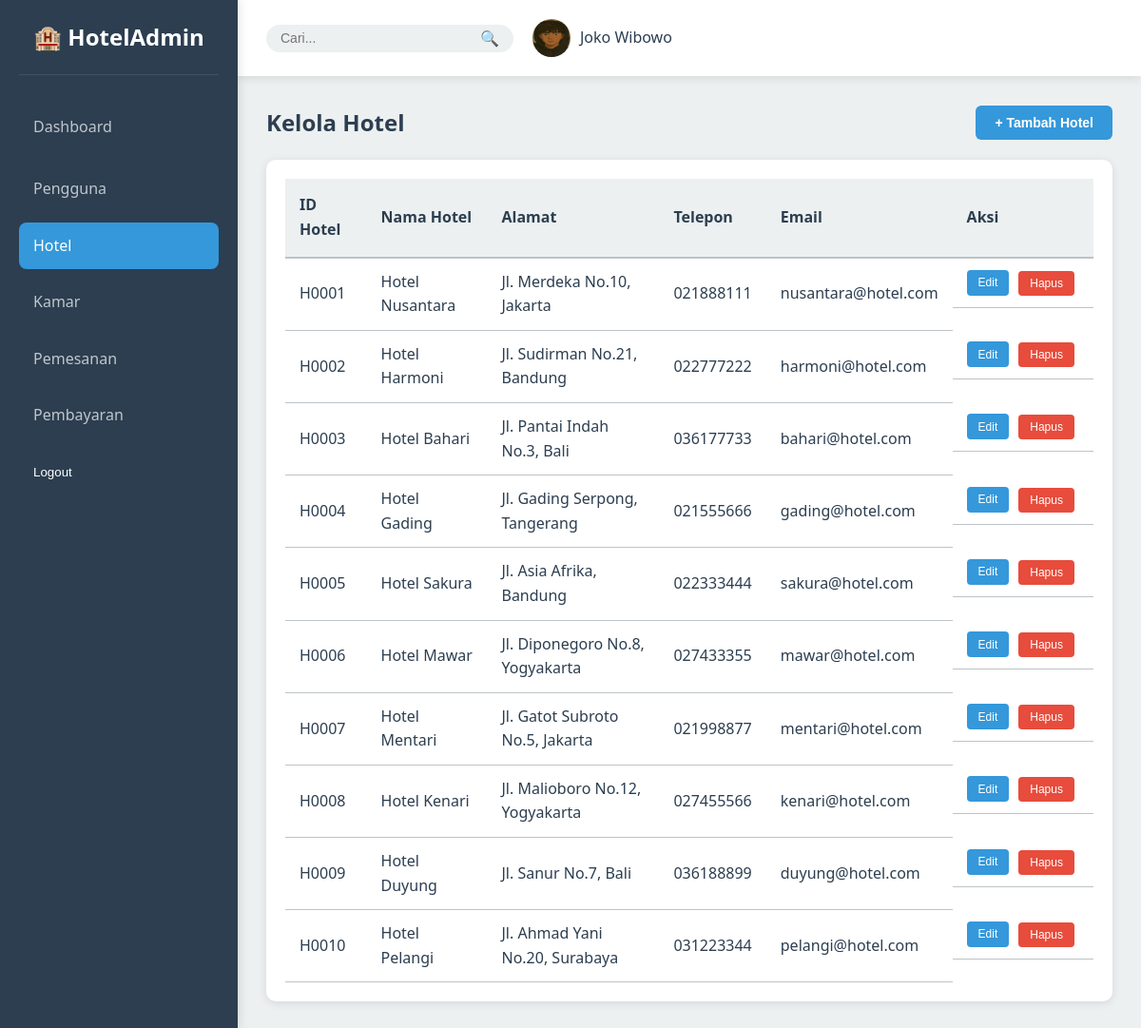
Page /admin_side/admin.php?page=hotels (signed in) on the committed database.
### tables this page shows
CREATE TABLE `hotel` (
  `hotel_id` varchar(10) NOT NULL,
  `hotel_name` varchar(150) NOT NULL,
  `address` text NOT NULL,
  `phone_no` varchar(20) DEFAULT NULL,
  `email` varchar(100) DEFAULT NULL,
  `star_rating` decimal(2,1) DEFAULT NULL,
  `available_room` int(11) DEFAULT NULL,
  `add_on` text DEFAULT NULL,
  `image_url` varchar(255) DEFAULT NULL
);

### admin_side/admin.php (the view, shortened to what this page needs)
<?php
$conn = getConnection();
function getUsers($conn) {
    $query = "SELECT user_id, name, email, role FROM user LIMIT 100";
    $result = $conn->query($query);
    $users = [];
    while ($row = $result->fetch_assoc()) {
        $users[] = $row;
    }
    return $users;
}
function getHotels($conn) {
    $query = "SELECT hotel_id, hotel_name, address, phone_no, email, star_rating, available_room, add_on FROM hotel LIMIT 100";
    $result = $conn->query($query);
    $hotels = [];
    while ($row = $result->fetch_assoc()) {
        $hotels[] = $row;
    }
    return $hotels;
}
function getRooms($conn) {
    $query = "SELECT r.room_id, h.hotel_name, r.room_type, r.price, r.availability, r.hotel_id
              FROM room r
              JOIN hotel h ON r.hotel_id = h.hotel_id
              LIMIT 100";
    $result = $conn->query($query);
    $rooms = [];
    while ($row = $result->fetch_assoc()) {
        $rooms[] = $row;
    }
    return $rooms;
}
function getBookings($conn) {
    $query = "SELECT b.booking_id, u.name, h.hotel_name, bd.room_id, bd.check_in, bd.check_out, b.status, bd.special_request
              FROM booking b
              JOIN user u ON b.user_id = u.user_id
              JOIN hotel h ON b.hotel_id = h.hotel_id
              LEFT JOIN booking_detail bd ON b.booking_id = bd.booking_id
              LIMIT 100";
    $result = $conn->query($query);
    $bookings = [];
    while ($row = $result->fetch_assoc()) {
        $bookings[] = $row;
    }
    return $bookings;
}
function getPayments($conn) {
    $query = "SELECT payment_id, booking_id, amount, payment_method, payment_date, status
              FROM payment
              ORDER BY payment_date DESC
              LIMIT 100";
    $result = $conn->query($query);
    $payments = [];
    while ($row = $result->fetch_assoc()) {
        $payments[] = $row;
    }
    return $payments;
}
$search_keyword = isset($_GET['search']) ? $_GET['search'] : '';
$current_page = isset($_GET['page']) ? $_GET['page'] : 'dashboard';
if ($search_keyword) {
    switch($current_page) {
        case 'users':
            $users = searchUsers($conn, $search_keyword);
            break;
        case 'hotels':
            $hotels = searchHotels($conn, $search_keyword);
            break;
        case 'rooms':
            $rooms = searchRooms($conn, $search_keyword);
            break;
        case 'bookings':
            $bookings = searchBookings($conn, $search_keyword);
            break;
        case 'payments':
            $payments = searchPayments($conn, $search_keyword);
            break;
        default:
            $users = getUsers($conn);
            $hotels = getHotels($conn);
            $rooms = getRooms($conn);
            $bookings = getBookings($conn);
            $payments = getPayments($conn);
    }
} else {
    $hotels = getHotels($conn);
}
?>
<!DOCTYPE html>
<html lang="id">
<head>
    <link rel="stylesheet" href="styles.css">
</head>
<body>
    <div class="container">
        <aside class="sidebar" id="sidebar">
            <div class="logo">
                <h2>🏨 <span class="logo-text">HotelAdmin</span></h2>
            </div>
            <nav class="nav-menu">
                <a href="?page=dashboard" class="nav-item <?php echo (!isset($_GET['page']) || $_GET['page'] == 'dashboard') ? 'active' : ''; ?>">
                    <span>Dashboard</span>
                </a>
                <a href="?page=users<?php echo $search_keyword ? '&search=' . urlencode($search_keyword) : ''; ?>" class="nav-item <?php echo (isset($_GET['page']) && $_GET['page'] == 'users') ? 'active' : ''; ?>">
                    <span>Pengguna</span>
                </a>
                <a href="?page=hotels<?php echo $search_keyword ? '&search=' . urlencode($search_keyword) : ''; ?>" class="nav-item <?php echo (isset($_GET['page']) && $_GET['page'] == 'hotels') ? 'active' : ''; ?>">
                    <span>Hotel</span>
                </a>
                <a href="?page=rooms<?php echo $search_keyword ? '&search=' . urlencode($search_keyword) : ''; ?>" class="nav-item <?php echo (isset($_GET['page']) && $_GET['page'] == 'rooms') ? 'active' : ''; ?>">
                    <span>Kamar</span>
                </a>
                <a href="?page=bookings<?php echo $search_keyword ? '&search=' . urlencode($search_keyword) : ''; ?>" class="nav-item <?php echo (isset($_GET['page']) && $_GET['page'] == 'bookings') ? 'active' : ''; ?>">
                    <span>Pemesanan</span>
                </a>
                <a href="?page=payments<?php echo $search_keyword ? '&search=' . urlencode($search_keyword) : ''; ?>" class="nav-item <?php echo (isset($_GET['page']) && $_GET['page'] == 'payments') ? 'active' : ''; ?>">
                    <span>Pembayaran</span>
                </a>
                <form method="POST" style="display: inline;">
                    <button type="submit" class="nav-item logout" style="background: none; border: none; color: inherit; cursor: pointer; width: 100%; text-align: left; padding: 12px 15px;">
                        <span>Logout</span>
                    </button>
                </form>
            </nav>
        </aside>
        <main class="main-content">
            <header class="header">
                <div class="header-right">
                    <form method="GET" class="search-form">
                        <div class="search-box">
                            <input type="text" name="search" placeholder="Cari..." value="<?php echo htmlspecialchars($search_keyword); ?>">
                            <button type="submit">🔍</button>
                        </div>
                    </form>
                    <div class="user-profile">
                        <img src="assets/profile.jpg" alt="Admin">
                        <span><?php echo $_SESSION['name']; ?></span>
                    </div>
                </div>
            </header>
            <?php if (isset($_GET['page']) && $_GET['page'] == 'hotels'): ?>
            <section class="content-section active">
                <div class="section-header">
                    <h2>Kelola Hotel</h2>
                    <button class="btn btn-primary" onclick="alert('Form tambah hotel bisa ditambahkan')">+ Tambah Hotel</button>
                </div>
                <div class="card">
                    <table>
                        <thead>
                            <tr>
                                <th>ID Hotel</th>
                                <th>Nama Hotel</th>
                                <th>Alamat</th>
                                <th>Telepon</th>
                                <th>Email</th>
                                <th>Aksi</th>
                            </tr>
                        </thead>
                        <tbody>
                            <?php foreach ($hotels as $hotel): ?>
                            <tr>
                                <td><?php echo $hotel['hotel_id']; ?></td>
                                <td><?php echo $hotel['hotel_name']; ?></td>
                                <td><?php echo $hotel['address']; ?></td>
                                <td><?php echo $hotel['phone_no']; ?></td>
                                <td><?php echo $hotel['email']; ?></td>
                                <td class="action-buttons">
                                    <button class="btn-small btn-edit">Edit</button>
                                    <form method="POST" style="display:inline;" onsubmit="return confirm('Hapus hotel ini?');">
                                        <button type="submit" class="btn-small btn-delete">Hapus</button>
                                    </form>
                                </td>
                            </tr>
                            <?php endforeach; ?>
                        </tbody>
                    </table>
                </div>
            </section>
            <?php endif; ?>
        </main>
    </div>
</body>
</html>

### admin_side/styles.css (style rules this page uses)
* { margin: 0; padding: 0; box-sizing: border-box; }
:root { --primary-color: #2c3e50; --secondary-color: #3498db; --accent-color: #e74c3c; --success-color: #2ecc71; --warning-color: #f39c12; --light-bg: #ecf0f1; --dark-bg: #2c3e50; --white: #ffffff; --text-dark: #2c3e50; --text-light: #7f8c8d; --border-color: #bdc3c7; --shadow: 0 2px 10px rgba(0, 0, 0, 0.1); }
body { font-family: 'Segoe UI', Tahoma, Geneva, Verdana, sans-serif; background-color: var(--light-bg); color: var(--text-dark); line-height: 1.6; }
.container { display: flex; height: 100vh; }
.sidebar { width: 250px; background-color: var(--dark-bg); color: var(--white); padding: 20px; box-shadow: 2px 0 10px rgba(0, 0, 0, 0.1); overflow-y: auto; position: fixed; height: 100vh; left: 0; top: 0; transition: width 0.3s ease; z-index: 1000; }
.logo { margin-bottom: 30px; padding-bottom: 20px; border-bottom: 1px solid rgba(255, 255, 255, 0.1); }
.logo h2 { font-size: 24px; text-align: center; }
.logo-text { transition: opacity 0.3s ease; }
.nav-menu { display: flex; flex-direction: column; gap: 10px; }
.nav-item { display: flex; align-items: center; gap: 12px; padding: 12px 15px; color: rgba(255, 255, 255, 0.7); text-decoration: none; border-radius: 8px; transition: all 0.3s ease; cursor: pointer; }
.nav-item.active { background-color: var(--secondary-color); color: var(--white); }
.nav-item.logout { margin-top: auto; color: var(--accent-color); margin-bottom: 0; border-top: 1px solid rgba(255, 255, 255, 0.1); padding-top: 15px; margin-top: 20px; }
.nav-item:nth-child(2) { margin-top: 5px; }
.nav-item.logout { border-top: 2px solid rgba(255, 255, 255, 0.2); padding-top: 12px; }
.main-content { flex: 1; margin-left: 250px; display: flex; flex-direction: column; overflow-y: auto; transition: margin-left 0.3s ease; }
.header { background-color: var(--white); padding: 20px 30px; display: flex; justify-content: space-between; align-items: center; box-shadow: var(--shadow); position: sticky; top: 0; z-index: 100; }
.header-right { display: flex; gap: 20px; align-items: center; }
.search-form { display: contents; }
.search-box { display: flex; background-color: var(--light-bg); border-radius: 20px; padding: 5px 15px; gap: 10px; }
.search-box input { border: none; background: transparent; outline: none; width: 200px; font-size: 14px; }
.search-box button { background: none; border: none; cursor: pointer; font-size: 16px; }
.user-profile { display: flex; align-items: center; gap: 10px; }
.user-profile img { width: 40px; height: 40px; border-radius: 50%; }
.content-section { display: none; padding: 30px; }
.content-section.active { display: block; animation: fadeIn 0.3s ease-in; }
.card { background-color: var(--white); border-radius: 10px; padding: 20px; box-shadow: var(--shadow); }
.section-header { display: flex; justify-content: space-between; align-items: center; margin-bottom: 20px; }
.section-header h2 { font-size: 24px; color: var(--text-dark); }
table { width: 100%; border-collapse: collapse; }
thead { background-color: var(--light-bg); }
th { padding: 15px; text-align: left; font-weight: 600; color: var(--text-dark); border-bottom: 2px solid var(--border-color); }
td { padding: 12px 15px; border-bottom: 1px solid var(--border-color); }
tbody tr { transition: background-color 0.3s ease; }
.btn { padding: 10px 20px; border: none; border-radius: 6px; cursor: pointer; font-size: 14px; font-weight: 600; transition: all 0.3s ease; }
.btn-primary { background-color: var(--secondary-color); color: var(--white); }
.btn-small { padding: 6px 12px; font-size: 12px; border: none; border-radius: 4px; cursor: pointer; margin-right: 5px; transition: all 0.3s ease; }
.btn-edit { background-color: var(--secondary-color); color: var(--white); }
.btn-delete { background-color: var(--accent-color); color: var(--white); }
.action-buttons { display: flex; gap: 5px; }

### rows in the picture
hotel: hotel_id "H0001", hotel_name "Hotel Nusantara", address "Jl. Merdeka No.10, Jakarta", phone_no "021888111", email "nusantara@hotel.com"
hotel: hotel_id "H0002", hotel_name "Hotel Harmoni", address "Jl. Sudirman No.21, Bandung", phone_no "022777222", email "harmoni@hotel.com"
hotel: hotel_id "H0003", hotel_name "Hotel Bahari", address "Jl. Pantai Indah No.3, Bali", phone_no "036177733", email "bahari@hotel.com"
hotel: hotel_id "H0004", hotel_name "Hotel Gading", address "Jl. Gading Serpong, Tangerang", phone_no "021555666", email "gading@hotel.com"
hotel: hotel_id "H0005", hotel_name "Hotel Sakura", address "Jl. Asia Afrika, Bandung", phone_no "022333444", email "sakura@hotel.com"
hotel: hotel_id "H0006", hotel_name "Hotel Mawar", address "Jl. Diponegoro No.8, Yogyakarta", phone_no "027433355", email "mawar@hotel.com"
hotel: hotel_id "H0007", hotel_name "Hotel Mentari", address "Jl. Gatot Subroto No.5, Jakarta", phone_no "021998877", email "mentari@hotel.com"
hotel: hotel_id "H0008", hotel_name "Hotel Kenari", address "Jl. Malioboro No.12, Yogyakarta", phone_no "027455566", email "kenari@hotel.com"
hotel: hotel_id "H0009", hotel_name "Hotel Duyung", address "Jl. Sanur No.7, Bali", phone_no "036188899", email "duyung@hotel.com"
hotel: hotel_id "H0010", hotel_name "Hotel Pelangi", address "Jl. Ahmad Yani No.20, Surabaya", phone_no "031223344", email "pelangi@hotel.com"

### other values in the picture
$_SESSION['name'] "Joko Wibowo"
